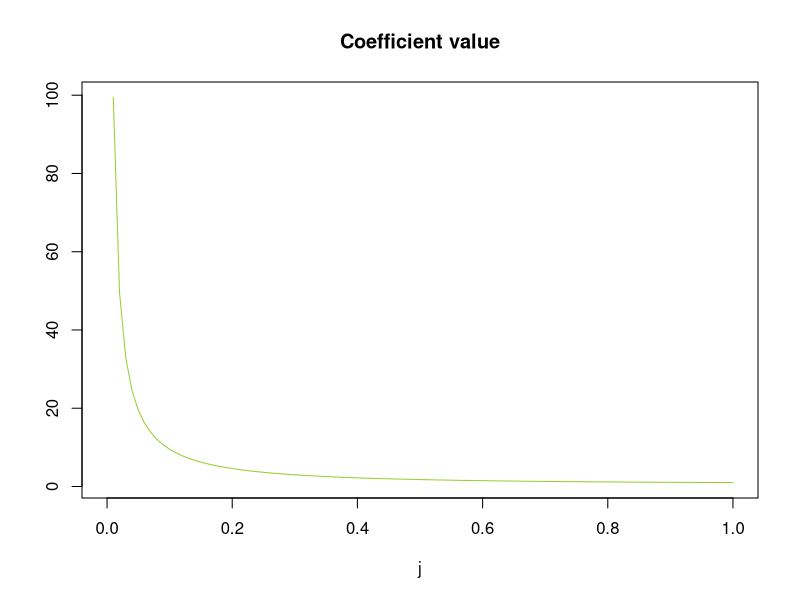

Here is the R script that generated this plot: (Note: this script raises an error after producing the figure.)
### Plot to show
pdf("plots/Coeffsettup.pdf", width=8, height=5)
plot(gamma, col="olivedrab3", cex=3, pch=16,
     xlab="j",
     main="Coefficient value",
     ylab="")
points(b, col="darkorchid", cex=2, pch=18,
       xlab="j",
       main="Coefficient value")
abline(v=8.5, lty=6, lwd=2)
abline(v=14.5, lty=6, lwd=2)
box() 
legend(1.5,-.6,
       legend=c("gamma","mu"),
       col=c("olivedrab3","darkorchid"),
       cex=1.5,
       pch=c(16,18))
dev.off()
